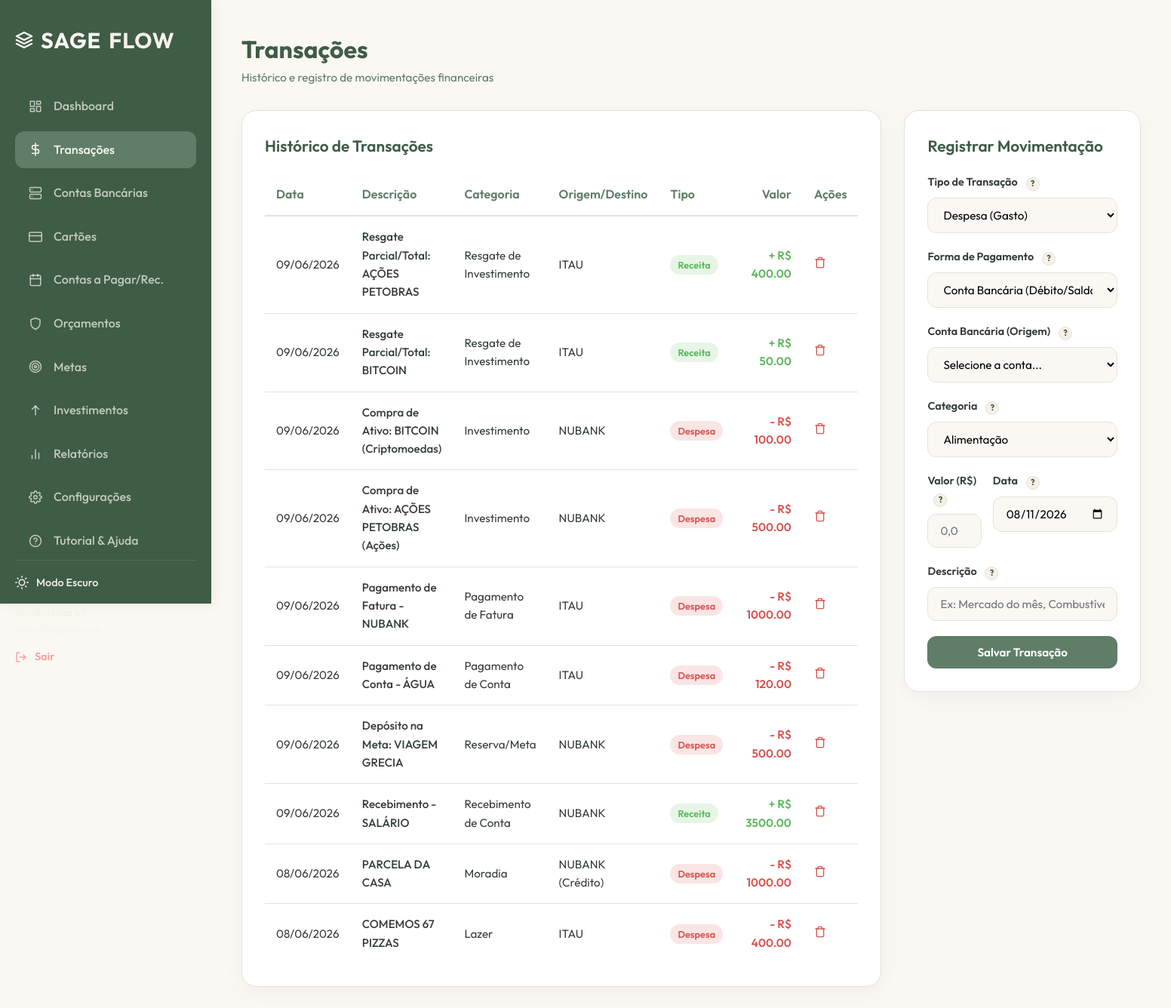
Page /transactions/ (signed in) on the committed database.
### app/models.py (models this page shows)
class Transaction(db.Model):
    __tablename__ = 'transactions'
    id = db.Column(db.Integer, primary_key=True)
    user_id = db.Column(db.Integer, db.ForeignKey('users.id'), nullable=False)
    account_id = db.Column(db.Integer, db.ForeignKey('accounts.id'), nullable=True)
    card_id = db.Column(db.Integer, db.ForeignKey('cards.id'), nullable=True)
    type = db.Column(db.String(20), nullable=False)  # income (receita), expense (despesa), transfer (transferência)
    category = db.Column(db.String(100), nullable=False)  # Alimentação, Salário, etc.
    amount = db.Column(db.Float, nullable=False)
    description = db.Column(db.String(255), nullable=True)
    date = db.Column(db.Date, nullable=False, default=datetime.utcnow)
    destination_account_id = db.Column(db.Integer, db.ForeignKey('accounts.id'), nullable=True)  # For transfers

class Account(db.Model):
    __tablename__ = 'accounts'
    id = db.Column(db.Integer, primary_key=True)
    user_id = db.Column(db.Integer, db.ForeignKey('users.id'), nullable=False)
    name = db.Column(db.String(100), nullable=False)
    type = db.Column(db.String(50), nullable=False)  # Conta Corrente, Poupança, Carteira Digital
    balance = db.Column(db.Float, default=0.0, nullable=False)
    currency = db.Column(db.String(10), default='BRL', nullable=False)
    transactions = db.relationship('Transaction', foreign_keys='Transaction.account_id', backref='account', lazy=True)
    transfers_to = db.relationship('Transaction', foreign_keys='Transaction.destination_account_id', backref='destination_account', lazy=True)

class Card(db.Model):
    __tablename__ = 'cards'
    id = db.Column(db.Integer, primary_key=True)
    user_id = db.Column(db.Integer, db.ForeignKey('users.id'), nullable=False)
    name = db.Column(db.String(100), nullable=False)  # Ex: Nubank Mastercard
    limit = db.Column(db.Float, nullable=False)
    due_day = db.Column(db.Integer, nullable=False)  # Dia de vencimento
    closing_day = db.Column(db.Integer, nullable=False)  # Dia de fechamento
    current_spend = db.Column(db.Float, default=0.0, nullable=False)
    transactions = db.relationship('Transaction', backref='card', lazy=True)

### app/routes/transactions.py (the view)
@transactions_bp.route('/')
@login_required
def index():
    transactions = Transaction.query.filter_by(user_id=current_user.id).order_by(Transaction.date.desc(), Transaction.id.desc()).all()
    accounts = Account.query.filter_by(user_id=current_user.id).all()
    cards = Card.query.filter_by(user_id=current_user.id).all()
    return render_template('transactions.html', transactions=transactions, accounts=accounts, cards=cards)

### app/templates/transactions.html (shortened to what this page needs)
{% extends 'base.html' %}
{% block content %}
<div class="page-header">
    <div class="page-title">
        <h2>Transações</h2>
        <p>Histórico e registro de movimentações financeiras</p>
    </div>
</div>
<div class="section-grid">
    <div class="content-card">
        <h3>Histórico de Transações</h3>
        {% if transactions %}
            <div class="table-responsive">
                <table class="table">
                    <thead>
                        <tr>
                            <th>Data</th>
                            <th>Descrição</th>
                            <th>Categoria</th>
                            <th>Origem/Destino</th>
                            <th>Tipo</th>
                            <th style="text-align: right;">Valor</th>
                            <th>Ações</th>
                        </tr>
                    </thead>
                    <tbody>
                        {% for tx in transactions %}
                            <tr>
                                <td>{{ tx.date.strftime('%d/%m/%Y') }}</td>
                                <td style="font-weight: 500;">
                                    {{ tx.description or 'Sem descrição' }}
                                </td>
                                <td>{{ tx.category }}</td>
                                <td>
                                    {% if tx.type == 'transfer' %}
                                        {{ tx.account.name }} &rarr; {{ tx.destination_account.name }}
                                    {% elif tx.account_id %}
                                        {{ tx.account.name }}
                                    {% elif tx.card_id %}
                                        {{ tx.card.name }} (Crédito)
                                    {% else %}
                                        -
                                    {% endif %}
                                </td>
                                <td>
                                    {% if tx.type == 'income' %}
                                        <span class="badge badge-income">Receita</span>
                                    {% elif tx.type == 'expense' %}
                                        <span class="badge badge-expense">Despesa</span>
                                    {% else %}
                                        <span class="badge badge-transfer">Transf.</span>
                                    {% endif %}
                                </td>
                                <td style="text-align: right; font-weight: 600; color: {% if tx.type == 'income' %}var(--color-success){% elif tx.type == 'expense' %}var(--color-danger){% else %}var(--color-info){% endif %};">
                                    {% if tx.type == 'income' %}+{% elif tx.type == 'expense' %}-{% endif %} R$ {{ "%.2f"|format(tx.amount) }}
                                </td>
                                <td>
                                    <form action="{{ url_for('transactions.delete', id=tx.id) }}" method="POST" onsubmit="return confirm('Deseja excluir esta transação? O saldo da conta será revertido.');">
                                        <button type="submit" style="background: none; border: none; cursor: pointer; color: var(--color-danger);">
                                            <svg width="16" height="16" viewBox="0 0 24 24" fill="none" stroke="currentColor" stroke-width="2" stroke-linecap="round" stroke-linejoin="round"><polyline points="3 6 5 6 21 6"></polyline><path d="M19 6v14a2 2 0 0 1-2 2H7a2 2 0 0 1-2-2V6m3 0V4a2 2 0 0 1 2-2h4a2 2 0 0 1 2 2v2"></path></svg>
                                        </button>
                                    </form>
                                </td>
                            </tr>
                        {% endfor %}
                    </tbody>
                </table>
            </div>
        {% else %}
            <div class="empty-state">
                <p>Nenhuma transação registrada ainda.</p>
            </div>
        {% endif %}
    </div>
    <div class="content-card" style="height: fit-content;">
        <h3>Registrar Movimentação</h3>
        <form action="{{ url_for('transactions.add') }}" method="POST">
            <div class="form-group">
                <label for="tx-type" class="form-label">Tipo de Transação <div class="tooltip"><span class="help-badge">?</span></div></label>
                <select id="tx-type" name="type" class="form-control" required>
                    <option value="expense">Despesa (Gasto)</option>
                </select>
            </div>
            <div class="form-group" id="pay-method-container">
                <label for="pay_method" class="form-label">Forma de Pagamento <div class="tooltip"><span class="help-badge">?</span></div></label>
                <select id="pay_method" name="pay_method" class="form-control">
                    <option value="account">Conta Bancária (Débito/Saldo)</option>
                </select>
            </div>
            <div class="form-group" id="account-select-container">
                <label for="account_id" class="form-label">Conta Bancária (Origem) <div class="tooltip"><span class="help-badge">?</span></div></label>
                <select id="account_id" name="account_id" class="form-control">
                    <option value="">Selecione a conta...</option>
                </select>
            </div>
            <div class="form-group">
                <label for="category" class="form-label">Categoria <div class="tooltip"><span class="help-badge">?</span></div></label>
                <select id="category" name="category" class="form-control" required>
                    <option value="Alimentação">Alimentação</option>
                </select>
            </div>
            <div class="form-row">
                <div class="form-group">
                    <label for="amount" class="form-label">Valor (R$) <div class="tooltip"><span class="help-badge">?</span></div></label>
                    <input type="number" id="amount" name="amount" class="form-control" step="0.01" required placeholder="0,00">
                </div>
                <div class="form-group">
                    <label for="date" class="form-label">Data <div class="tooltip"><span class="help-badge">?</span><span class="tooltiptext">O dia em que a movimentação foi ou será realizada.</span></div></label>
                    <input type="date" id="date" name="date" class="form-control" required value="{{ today_str }}">
                </div>
            </div>
            <div class="form-group">
                <label for="description" class="form-label">Descrição <div class="tooltip"><span class="help-badge">?</span></div></label>
                <input type="text" id="description" name="description" class="form-control" placeholder="Ex: Mercado do mês, Combustível, etc.">
            </div>
            <button type="submit" class="btn btn-primary" style="width: 100%;">Salvar Transação</button>
        </form>
    </div>
</div>
{% endblock %}

### app/templates/base.html (shortened to what this page needs)
<!DOCTYPE html>
<html lang="pt-BR">
<head>
    <link rel="stylesheet" href="{{ url_for('static', filename='css/style.css') }}">
</head>
<body>
    {% if current_user.is_authenticated %}
        <div class="app-container">
            <aside class="sidebar">
                <div class="sidebar-logo">
                    <svg width="24" height="24" viewBox="0 0 24 24" fill="none" stroke="currentColor" stroke-width="2.5" stroke-linecap="round" stroke-linejoin="round"><path d="M12 2L2 7l10 5 10-5-10-5zM2 17l10 5 10-5M2 12l10 5 10-5"/></svg>
                    SAGE<span>FLOW</span>
                </div>
                <nav class="sidebar-menu">
                    <a href="{{ url_for('dashboard.index') }}" class="sidebar-link {% if request.endpoint == 'dashboard.index' %}active{% endif %}">
                        <span>Dashboard</span>
                    </a>
                    <a href="{{ url_for('transactions.index') }}" class="sidebar-link {% if 'transactions.' in request.endpoint %}active{% endif %}">
                        <svg width="18" height="18" viewBox="0 0 24 24" fill="none" stroke="currentColor" stroke-width="2" stroke-linecap="round" stroke-linejoin="round"><path d="M12 1v22M17 5H9.5a3.5 3.5 0 0 0 0 7h5a3.5 3.5 0 0 1 0 7H6"></path></svg>
                        <span>Transações</span>
                    </a>
                    <a href="{{ url_for('accounts.index') }}" class="sidebar-link {% if 'accounts.' in request.endpoint %}active{% endif %}">
                        <span>Contas Bancárias</span>
                    </a>
                    <a href="{{ url_for('cards.index') }}" class="sidebar-link {% if 'cards.' in request.endpoint %}active{% endif %}">
                        <svg width="18" height="18" viewBox="0 0 24 24" fill="none" stroke="currentColor" stroke-width="2" stroke-linecap="round" stroke-linejoin="round"><rect x="1" y="4" width="22" height="16" rx="2" ry="2"></rect><line x1="1" y1="10" x2="23" y2="10"></line></svg>
                        <span>Cartões</span>
                    </a>
                    <a href="{{ url_for('bills.index') }}" class="sidebar-link {% if 'bills.' in request.endpoint %}active{% endif %}">
                        <span>Contas a Pagar/Rec.</span>
                    </a>
                    <a href="{{ url_for('budgets.index') }}" class="sidebar-link {% if 'budgets.' in request.endpoint %}active{% endif %}">
                        <svg width="18" height="18" viewBox="0 0 24 24" fill="none" stroke="currentColor" stroke-width="2" stroke-linecap="round" stroke-linejoin="round"><path d="M12 22s8-4 8-10V5l-8-3-8 3v7c0 6 8 10 8 10z"></path></svg>
                        <span>Orçamentos</span>
                    </a>
                    <a href="{{ url_for('goals.index') }}" class="sidebar-link {% if 'goals.' in request.endpoint %}active{% endif %}">
                        <svg width="18" height="18" viewBox="0 0 24 24" fill="none" stroke="currentColor" stroke-width="2" stroke-linecap="round" stroke-linejoin="round"><circle cx="12" cy="12" r="10"></circle><circle cx="12" cy="12" r="6"></circle><circle cx="12" cy="12" r="2"></circle></svg>
                        <span>Metas</span>
                    </a>
                    <a href="{{ url_for('investments.index') }}" class="sidebar-link {% if 'investments.' in request.endpoint %}active{% endif %}">
                        <svg width="18" height="18" viewBox="0 0 24 24" fill="none" stroke="currentColor" stroke-width="2" stroke-linecap="round" stroke-linejoin="round"><line x1="12" y1="20" x2="12" y2="4"></line><polyline points="6 10 12 4 18 10"></polyline></svg>
                        <span>Investimentos</span>
                    </a>
                    <a href="{{ url_for('reports.index') }}" class="sidebar-link {% if 'reports.' in request.endpoint %}active{% endif %}">
                        <svg width="18" height="18" viewBox="0 0 24 24" fill="none" stroke="currentColor" stroke-width="2" stroke-linecap="round" stroke-linejoin="round"><line x1="18" y1="20" x2="18" y2="10"></line><line x1="12" y1="20" x2="12" y2="4"></line><line x1="6" y1="20" x2="6" y2="14"></line></svg>
                        <span>Relatórios</span>
                    </a>
                    <a href="{{ url_for('settings.index') }}" class="sidebar-link {% if 'settings.' in request.endpoint %}active{% endif %}">
                        <span>Configurações</span>
                    </a>
                    <a href="{{ url_for('tutorial.index') }}" class="sidebar-link {% if 'tutorial.' in request.endpoint %}active{% endif %}">
                        <svg width="18" height="18" viewBox="0 0 24 24" fill="none" stroke="currentColor" stroke-width="2" stroke-linecap="round" stroke-linejoin="round"><circle cx="12" cy="12" r="10"></circle><path d="M9.09 9a3 3 0 0 1 5.83 1c0 2-3 3-3 3"></path><line x1="12" y1="17" x2="12.01" y2="17"></line></svg>
                        <span>Tutorial & Ajuda</span>
                    </a>
                </nav>
                <div class="sidebar-footer">
                    <button id="theme-toggle" style="background: none; border: none; cursor: pointer; color: var(--color-beige); display: flex; align-items: center; gap: 10px; margin-bottom: 20px; font-family: var(--font-primary); font-size: 0.9rem; font-weight: 500; padding: 0; outline: none; width: 100%;">
                        <span style="color: var(--color-beige);">Modo Escuro</span>
                    </button>
                    <div class="user-info">
                        <span style="font-weight: 600;">{{ current_user.username }}</span>
                        <span style="font-size: 0.8rem; opacity: 0.7;">{{ current_user.email }}</span>
                    </div>
                    <a href="{{ url_for('auth.logout') }}" class="btn-logout">
                        <svg width="16" height="16" viewBox="0 0 24 24" fill="none" stroke="currentColor" stroke-width="2" stroke-linecap="round" stroke-linejoin="round"><path d="M9 21H5a2 2 0 0 1-2-2V5a2 2 0 0 1 2-2h4"></path><polyline points="16 17 21 12 16 7"></polyline><line x1="21" y1="12" x2="9" y2="12"></line></svg>
                        Sair
                    </a>
                </div>
            </aside>
            <main class="main-content">
                {% block content %}{% endblock %}
            </main>
        </div>
    {% else %}
        {% block auth_content %}{% endblock %}
    {% endif %}
</body>
</html>

### rows in the picture
Transaction: date "09/06/2026", description "Resgate Parcial/Total: AÇÕES PETOBRAS", category "Resgate de Investimento", account.name "ITAU", type "Receita", amount "400.00"
Transaction: date "09/06/2026", description "Resgate Parcial/Total: BITCOIN", category "Resgate de Investimento", account.name "ITAU", type "Receita", amount "50.00"
Transaction: date "09/06/2026", description "Compra de Ativo: BITCOIN (Criptomoedas)", category "Investimento", account.name "NUBANK", type "Despesa", amount "100.00"
Transaction: date "09/06/2026", description "Compra de Ativo: AÇÕES PETOBRAS (Ações)", category "Investimento", account.name "NUBANK", type "Despesa", amount "500.00"
Transaction: date "09/06/2026", description "Pagamento de Fatura - NUBANK", category "Pagamento de Fatura", account.name "ITAU", type "Despesa", amount "1000.00"
Transaction: date "09/06/2026", description "Pagamento de Conta - ÁGUA", category "Pagamento de Conta", account.name "ITAU", type "Despesa", amount "120.00"
Transaction: date "09/06/2026", description "Depósito na Meta: VIAGEM GRECIA", category "Reserva/Meta", account.name "NUBANK", type "Despesa", amount "500.00"
Transaction: date "09/06/2026", description "Recebimento - SALÁRIO", category "Recebimento de Conta", account.name "NUBANK", type "Receita", amount "3500.00"
Transaction: date "08/06/2026", description "PARCELA DA CASA", category "Moradia", card.name "NUBANK", type "Despesa", amount "1000.00"
Transaction: date "08/06/2026", description "COMEMOS 67 PIZZAS", category "Lazer", account.name "ITAU", type "Despesa", amount "400.00"
